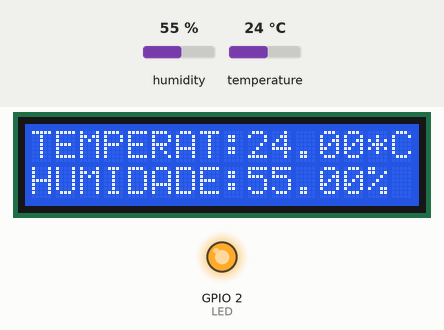
Recording of a sketch running on a simulated ESP32. On the bench: 16×2 character LCD, output pins drawn as LEDs (lit = HIGH). Inputs (shaded band) come from the test bench; at power-on: humidity 55 %, temperature 24 °C. WiFi joins after 1.5 s; servers stay silent unless stated.

Above: at 4.6 s.
4.7 s: humidity set to 22 %
At 10.7 s:
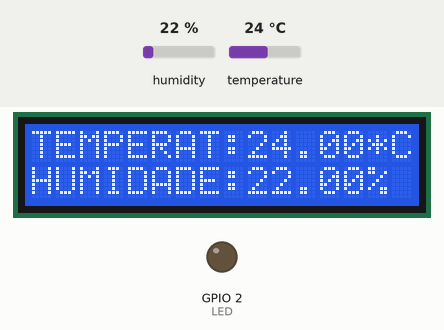
14.6 s: temperature set to 12 °C
At 17.4 s:
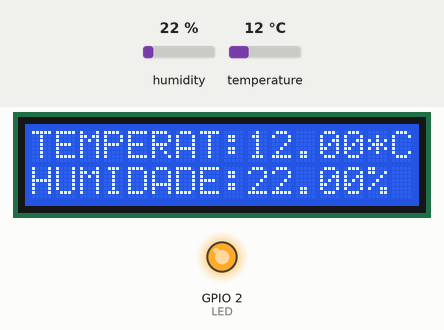
19.5 s: humidity set to 40 %
At 20.4 s:
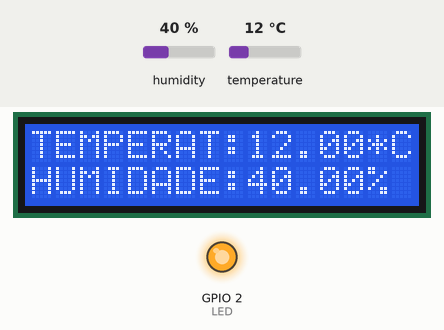
23.5 s: temperature set to 19 °C
At 24.6 s:
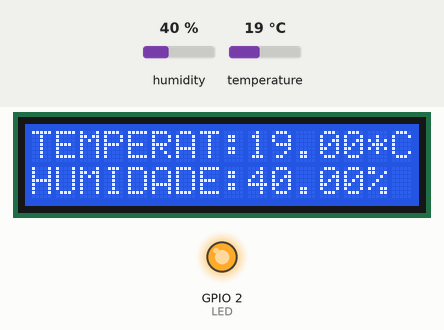
Timing chart, 0 to 28.5 s (numbered marks = the images above; inputs shaded):
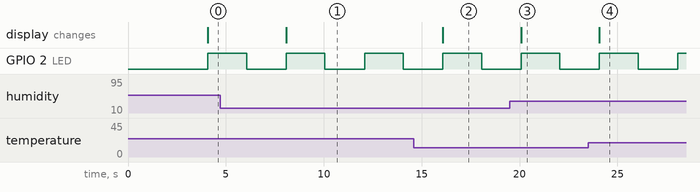

The sketch:

Termometro_IoT.ino
```cpp
/**************************************************
    AUTHOR....: Erivelto Silva(Otlevire).
    FOR.......: Filipe Lopes.
    CREATED AT:14-01-2024.
    Principais Componentes usados:
      *** 1-ESP32 (1)
      *** 2-Sensor de Temperatura e Humidade DHT11 (1)
      *** 3-LCD com I2C (1)
*************************************************/

///////////// PIN DEFINITIONS /////////////////////
#define BLYNK_TEMPLATE_ID "TMPL2Ztxrhb6i"
#define BLYNK_TEMPLATE_NAME "Quickstart Template"
#define BLYNK_AUTH_TOKEN "GpP_EfpIfB-pgqjVzbo_10dvyALpAZtO"
#define BLYNK_PRINT Serial

#define LED 2                                 /////
#define DHTPIN 15                             /////
#define DHTTYPE DHT11                         /////
///////////////////////////////////////////////////

////////////////// Libraries Used  ////////////////
#include <WiFi.h>               /////
#include <Wire.h>               /////
#include "DHT.h"                /////
#include <WiFiClient.h>         /////
#include <BlynkSimpleEsp32.h>   /////
#include <LiquidCrystal_I2C.h>  /////
///////////////////////////////////////////////////

char ssid[] = "TERMOMETRO";
char pass[] = "123456789";
float temperatura = 0, humidade = 0;

//////////////////// OBJECTS ////////////////////////
BlynkTimer timer;                               /////
DHT dht(DHTPIN, DHTTYPE);                       /////
LiquidCrystal_I2C lcd(0x27, 16, 2);             /////
/////////////////////////////////////////////////////

/////////////////////////////////////////////////////
void sendDataToBlynk() {
  lerSensores();
  printDataLCD();
  Blynk.virtualWrite(V3, humidade);
  Blynk.virtualWrite(V4, temperatura);
  digitalWrite(LED, !digitalRead(LED));
}


/////////////////////////////////////////////////////
void setup() {
  initSetup();
  Serial.begin(115200);
  Blynk.begin(BLYNK_AUTH_TOKEN, ssid, pass);
  timer.setInterval(2000L, sendDataToBlynk);
}

/////////////////////////////////////////////////////
void loop() {
  Blynk.run();
  timer.run();
}

/////////////////////////////////////////////////////
void initSetup() {
  pinMode(LED, OUTPUT);
  digitalWrite(LED, LOW);
  lcd.init();
  lcd.init();
  lcd.backlight();
  lcd.setCursor(0, 0);
  lcd.print("#   PROJECTO   #");
  lcd.setCursor(0, 1);
  lcd.print("#    TDAUTO    #");
}

/////////////////////////////////////////////////////
void lerSensores() {
  humidade = dht.readHumidity();
  temperatura = dht.readTemperature();
  if (isnan(humidade) || isnan(temperatura)) {
    Serial.println(F("Falha ao ler o sensor!"));
    temperatura = humidade = 0;
  }
}


void printDataLCD() {
  lcd.init();
  lcd.clear();
  lcd.setCursor(0, 0);

  lcd.print("TEMPERAT:");
  lcd.print(temperatura);
  lcd.print("*C");

  lcd.setCursor(0, 1);
  lcd.print("HUMIDADE:");
  lcd.print(humidade);
  lcd.print("%");
}
```

Measured:
- after the input at 4.7 s, the display: changes after 3.4 s (image 1)
- after the input at 14.6 s, the display: changes after 1.5 s (image 2)
- after the input at 19.5 s, the display: changes after 0.58 s (image 3)
- after the input at 23.5 s, the display: changes after 0.58 s (image 4)
- by itself, GPIO 2 (LED): alternates HIGH for 2.0 s and LOW for 2.0 s
